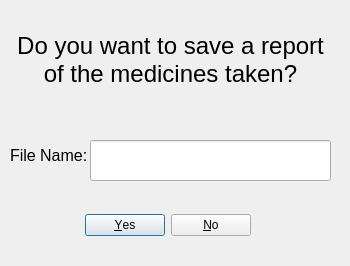
<?xml version="1.0" encoding="UTF-8"?>
<ui version="4.0">
 <class>saveReport</class>
 <widget class="QDialog" name="saveReport">
  <property name="geometry">
   <rect>
    <x>0</x>
    <y>0</y>
    <width>350</width>
    <height>266</height>
   </rect>
  </property>
  <property name="windowTitle">
   <string>Edit Patient</string>
  </property>
  <widget class="QDialogButtonBox" name="buttonBox">
   <property name="geometry">
    <rect>
     <x>70</x>
     <y>200</y>
     <width>181</width>
     <height>51</height>
    </rect>
   </property>
   <property name="orientation">
    <enum>Qt::Horizontal</enum>
   </property>
   <property name="standardButtons">
    <set>QDialogButtonBox::No|QDialogButtonBox::Yes</set>
   </property>
  </widget>
  <widget class="QLabel" name="label">
   <property name="geometry">
    <rect>
     <x>10</x>
     <y>10</y>
     <width>321</width>
     <height>101</height>
    </rect>
   </property>
   <property name="font">
    <font>
     <family>MS Shell Dlg 2</family>
     <pointsize>18</pointsize>
    </font>
   </property>
   <property name="text">
    <string>&lt;html&gt;&lt;head/&gt;&lt;body&gt;&lt;p&gt;Do you want to save a report of the medicines taken?&lt;/p&gt;&lt;/body&gt;&lt;/html&gt;</string>
   </property>
   <property name="alignment">
    <set>Qt::AlignCenter</set>
   </property>
   <property name="wordWrap">
    <bool>true</bool>
   </property>
  </widget>
  <widget class="QLabel" name="label_2">
   <property name="geometry">
    <rect>
     <x>10</x>
     <y>140</y>
     <width>81</width>
     <height>31</height>
    </rect>
   </property>
   <property name="font">
    <font>
     <pointsize>12</pointsize>
    </font>
   </property>
   <property name="text">
    <string>File Name:</string>
   </property>
  </widget>
  <widget class="QLineEdit" name="filenameInput">
   <property name="geometry">
    <rect>
     <x>90</x>
     <y>140</y>
     <width>241</width>
     <height>41</height>
    </rect>
   </property>
   <property name="font">
    <font>
     <pointsize>16</pointsize>
    </font>
   </property>
   <property name="text">
    <string/>
   </property>
  </widget>
 </widget>
 <resources/>
 <connections>
  <connection>
   <sender>buttonBox</sender>
   <signal>accepted()</signal>
   <receiver>saveReport</receiver>
   <slot>accept()</slot>
   <hints>
    <hint type="sourcelabel">
     <x>248</x>
     <y>254</y>
    </hint>
    <hint type="destinationlabel">
     <x>157</x>
     <y>274</y>
    </hint>
   </hints>
  </connection>
  <connection>
   <sender>buttonBox</sender>
   <signal>rejected()</signal>
   <receiver>saveReport</receiver>
   <slot>reject()</slot>
   <hints>
    <hint type="sourcelabel">
     <x>316</x>
     <y>260</y>
    </hint>
    <hint type="destinationlabel">
     <x>286</x>
     <y>274</y>
    </hint>
   </hints>
  </connection>
 </connections>
</ui>
